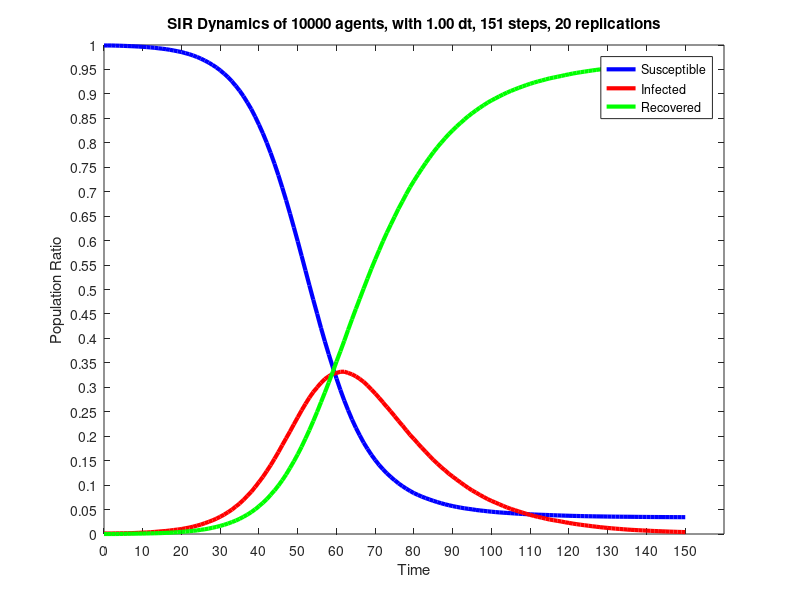

This chart was generated by the following MATLAB code:
dynamics = [
9990.000,10.000,0.000;
9990.000,10.000,0.000;
9990.000,10.000,0.000;
9987.350,12.650,0.000;
9985.400,13.350,1.250;
9982.450,15.100,2.450;
9979.150,15.900,4.950;
9976.050,17.400,6.550;
9972.250,20.750,7.000;
9967.750,24.200,8.050;
9962.950,28.250,8.800;
9957.350,31.400,11.250;
9950.700,36.450,12.850;
9943.050,42.200,14.750;
9933.600,49.250,17.150;
9924.350,56.200,19.450;
9914.350,62.050,23.600;
9901.700,71.450,26.850;
9887.250,81.650,31.100;
9871.550,91.250,37.200;
9855.550,101.550,42.900;
9833.450,117.200,49.350;
9811.800,131.300,56.900;
9785.050,150.150,64.800;
9755.350,171.050,73.600;
9721.850,192.550,85.600;
9683.100,220.350,96.550;
9641.150,248.350,110.500;
9592.450,279.150,128.400;
9541.800,313.200,145.000;
9480.600,353.700,165.700;
9415.100,396.450,188.450;
9340.050,445.950,214.000;
9258.550,498.150,243.300;
9164.700,561.650,273.650;
9065.500,623.800,310.700;
8950.700,696.850,352.450;
8824.050,779.400,396.550;
8689.200,862.900,447.900;
8536.250,959.800,503.950;
8369.600,1062.700,567.700;
8194.500,1167.200,638.300;
8001.150,1285.750,713.100;
7793.550,1406.450,800.000;
7572.200,1537.800,890.000;
7337.700,1673.300,989.000;
7084.850,1816.750,1098.400;
6825.750,1957.300,1216.950;
6552.750,2097.200,1350.050;
6270.350,2243.800,1485.850;
5983.200,2386.450,1630.350;
5686.350,2528.300,1785.350;
5386.750,2660.850,1952.400;
5087.050,2788.400,2124.550;
4790.850,2901.750,2307.400;
4505.300,2997.550,2497.150;
4213.350,3090.600,2696.050;
3937.450,3168.600,2893.950;
3675.250,3226.450,3098.300;
3422.100,3272.050,3305.850;
3179.800,3293.650,3526.550;
2946.800,3316.950,3736.250;
2730.350,3319.200,3950.450;
2531.650,3293.750,4174.600;
2342.550,3265.250,4392.200;
2171.950,3224.150,4603.900;
2017.050,3171.700,4811.250;
1869.500,3111.900,5018.600;
1740.250,3037.100,5222.650;
1620.300,2954.900,5424.800;
1511.350,2871.800,5616.850;
1411.600,2785.400,5803.000;
1321.450,2690.800,5987.750;
1239.950,2598.250,6161.800;
1166.400,2506.500,6327.100;
1100.300,2409.850,6489.850;
1035.400,2312.700,6651.900;
979.150,2220.400,6800.450;
927.300,2121.850,6950.850;
879.350,2026.400,7094.250;
835.750,1940.950,7223.300;
799.850,1851.950,7348.200;
765.000,1765.700,7469.300;
734.600,1680.050,7585.350;
705.550,1596.850,7697.600;
678.350,1516.100,7805.550;
652.750,1441.000,7906.250;
629.300,1369.200,8001.500;
607.550,1302.000,8090.450;
588.550,1233.000,8178.450;
570.400,1172.750,8256.850;
554.300,1112.650,8333.050;
539.750,1054.900,8405.350;
525.800,997.600,8476.600;
514.700,942.350,8542.950;
504.300,890.900,8604.800;
491.500,846.450,8662.050;
482.050,799.500,8718.450;
472.950,757.000,8770.050;
464.500,713.700,8821.800;
455.900,677.450,8866.650;
448.650,642.800,8908.550;
441.750,608.850,8949.400;
436.200,574.600,8989.200;
430.600,542.900,9026.500;
425.850,513.700,9060.450;
419.750,488.400,9091.850;
414.800,462.200,9123.000;
410.250,437.550,9152.200;
406.150,412.750,9181.100;
402.500,390.100,9207.400;
398.700,368.900,9232.400;
395.150,349.800,9255.050;
392.150,332.900,9274.950;
389.700,313.300,9297.000;
386.500,295.900,9317.600;
383.600,282.450,9333.950;
380.650,268.800,9350.550;
377.850,255.450,9366.700;
375.150,239.800,9385.050;
372.850,226.800,9400.350;
370.350,212.650,9417.000;
368.550,200.850,9430.600;
366.750,189.550,9443.700;
364.800,179.450,9455.750;
363.200,169.100,9467.700;
361.900,158.650,9479.450;
360.250,149.700,9490.050;
359.250,140.000,9500.750;
358.000,131.550,9510.450;
356.700,124.050,9519.250;
355.550,116.800,9527.650;
354.600,109.500,9535.900;
353.800,103.650,9542.550;
353.150,97.450,9549.400;
352.650,91.150,9556.200;
351.900,85.700,9562.400;
350.850,81.350,9567.800;
349.900,77.050,9573.050;
349.300,73.000,9577.700;
348.450,68.850,9582.700;
347.800,64.800,9587.400;
347.300,61.200,9591.500;
346.750,58.350,9594.900;
346.200,54.850,9598.950;
345.650,51.850,9602.500;
345.450,48.650,9605.900;
345.050,46.200,9608.750;
344.700,43.450,9611.850;
344.250,40.900,9614.850;
343.950,38.400,9617.650;
];
susceptible = dynamics (:, 1);
infected = dynamics (:, 2);
recovered = dynamics (:, 3);
totalPopulation = susceptible(1) + infected(1) + recovered(1);
susceptibleRatio = susceptible ./ totalPopulation;
infectedRatio = infected ./ totalPopulation;
recoveredRatio = recovered ./ totalPopulation;
steps = length (susceptible);
dt = 1.0;
replications = 20;
startingTime = 0;
endTime = (steps - 1) * dt;
time = 0 : dt : endTime;
figure
plot (time, susceptibleRatio.', 'color', 'blue', 'linewidth', 3);
hold on
plot (time, infectedRatio.', 'color', 'red', 'linewidth', 3);
hold on
plot (time, recoveredRatio.', 'color', 'green', 'linewidth', 3);
set(gca,'YTick',0:0.05:1.0)
set(gca,'XTick',0:10:endTime)
xlabel ('Time');
ylabel ('Population Ratio');
legend('Susceptible','Infected', 'Recovered');
titleStr = sprintf('SIR Dynamics of %i agents, with 1.00 dt, %i steps, 20 replications', totalPopulation, steps)
title (titleStr);
